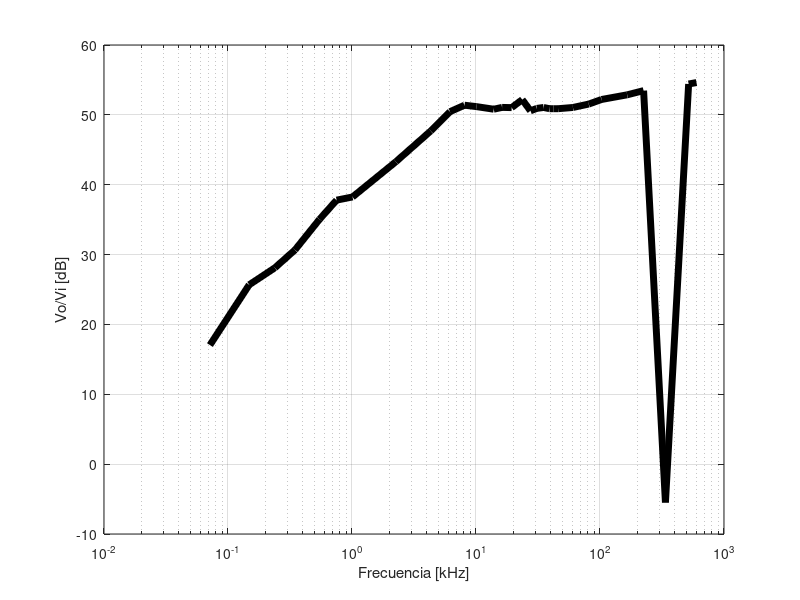

MATLAB code for this plot:
close all
clear

fID = fopen('datos.csv');
data = textscan(fID, '%f;%f;%f');
fclose(fID);
Vi = data{1};
Vo = data{2};
f = data{3};

db = 20*log10(Vo./Vi);

figure
semilogx(f,db, 'k', 'Linewidth',5);
grid
xlabel('Frecuencia [kHz]');
ylabel('Vo/Vi [dB]');

print('ripple','-dpng')